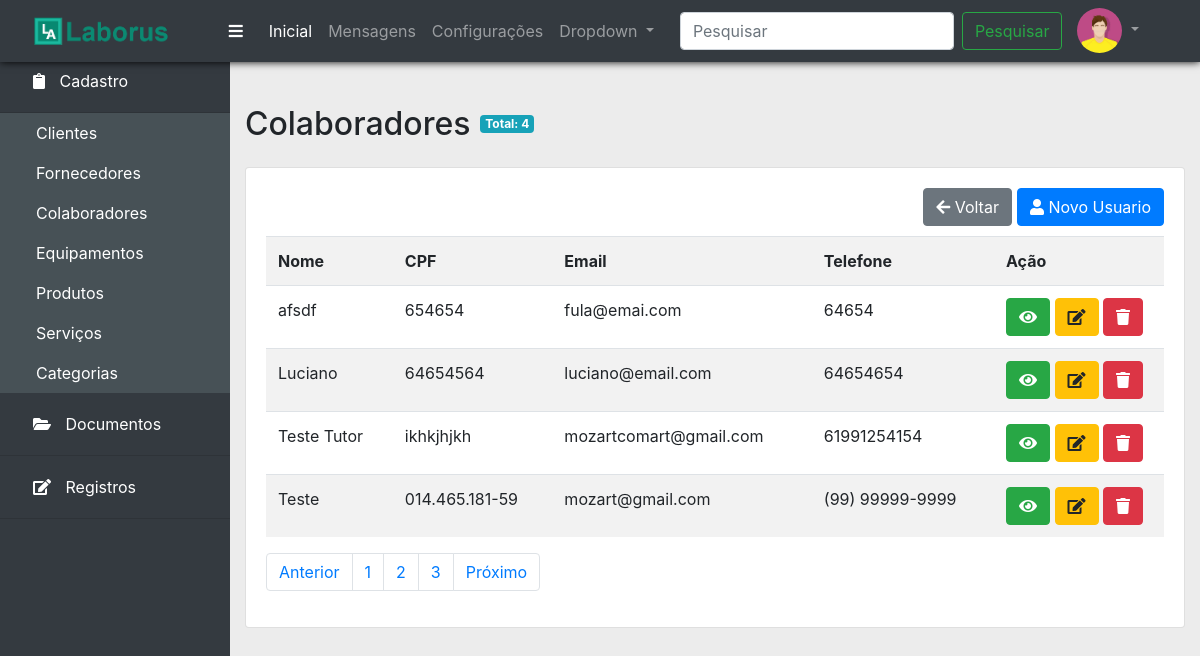
The app's page /colaboradores.php with its own data.
### tables this page shows
CREATE TABLE `colaboradores` (
  `id` int NOT NULL AUTO_INCREMENT,
  `nome` varchar(75) NOT NULL,
  `cpf` varchar(14) NOT NULL,
  `email` varchar(150) NOT NULL,
  `telefone` varchar(15) DEFAULT NULL,
  `cep` varchar(45) DEFAULT NULL,
  `logradouro` varchar(150) DEFAULT NULL,
  `numero` varchar(45) DEFAULT NULL,
  `complemento` varchar(150) DEFAULT NULL,
  `bairro` varchar(100) DEFAULT NULL,
  `cidade` varchar(100) DEFAULT NULL,
  `estado` varchar(2) DEFAULT NULL,
  `senha` varchar(64) DEFAULT NULL,
  PRIMARY KEY (`id`)
);

### colaboradores.php (the view, shortened to what this page needs)
<?php
include_once('bd/conexao.php');
include_once('layout/header.php');
include_once('layout/menu.php');
include_once('layout/sidebar.php');
$sql = "SELECT * FROM colaboradores;";
$qr = mysqli_query($conexao, $sql);
$colaboradores = mysqli_fetch_all($qr, MYSQLI_ASSOC);
?>
<div class="col">
<h2 class="titulo">Colaboradores</h2>
<span class="badge badge-info totais">Total: <?php echo count($colaboradores); ?></span>
  <div class="card">
    <div class="card-body">
      <a href="form_usuario.php" class="btn btn-primary" style="float: right">
        <i class="fas fa-user"></i> Novo Usuario
      </a>
      <a href="javascript:history.back(-1)" class="btn btn-secondary voltar">
        <i class="fas fa-arrow-left"></i> Voltar
      </a>
      <br />
      <br />
      <table class="table table-striped table-hover">
        <tr>
          <th>Nome</th>
          <th>CPF</th>
          <th>Email</th>
          <th>Telefone</th>
          <th class="acao">Ação</th>
        </tr>
        <?php foreach($colaboradores as $chave => $colaborador): ?>
        <tr>
          <td><?= $colaborador['nome'] ?></td>
          <td><?= $colaborador['cpf'] ?></td>
          <td><?= $colaborador['email'] ?></td>
          <td><?= $colaborador['telefone'] ?></td>
          <td>
            <a href="#" class="btn btn-success">
              <i class="fas fa-eye"></i>
            </a>
            <a href="#" class="btn btn-warning">
              <i class="fas fa-edit"></i>
            </a>
            <a href="gerencia_colaboradores.php?id=<?php echo $colaborador['id']; ?>&acao=deletar" class="btn btn-danger" onclick="return confirm('Deseja realmente deletar?')">
              <i class="fas fa-trash"></i>
            </a>
          </td>
        </tr>
      <?php endforeach; ?>
      </table>
      <nav aria-label="Navegação de página exemplo" class="pagination">
        <ul class="pagination">
          <li class="page-item"><a class="page-link" href="#">Anterior</a></li>
          <li class="page-item"><a class="page-link" href="#">1</a></li>
          <li class="page-item"><a class="page-link" href="#">2</a></li>
          <li class="page-item"><a class="page-link" href="#">3</a></li>
          <li class="page-item"><a class="page-link" href="#">Próximo</a></li>
        </ul>
      </nav>
    </div>
  </div>
</div>
</div>
<?php
include_once('layout/footer.php');
?>

### css/estilo.css (style rules this page uses)
html,body { height:100%; }
body { background: #ececec; }
.content h2 { margin-bottom: 1.5rem; }
.acao { width: 170px; }
.voltar { float: right; margin-right: 5px; }
.totais { position: relative; margin: 10px; }
.titulo { float: left; }

### records on screen
colaboradores: nome "afsdf", cpf "654654", email "fula@emai.com", telefone "64654"
colaboradores: nome "Luciano", cpf "64654564", email "luciano@email.com", telefone "64654654"
colaboradores: nome "Teste Tutor", cpf "ikhkjhjkh", email "mozartcomart@gmail.com", telefone "61991254154"
colaboradores: nome "Teste", cpf "014.465.181-59", email "mozart@gmail.com", telefone "(99) 99999-9999"

### other values on screen
$menu['item'] "Cadastro"
$subitem['nome'] "Clientes"
$subitem['nome'] "Fornecedores"
$subitem['nome'] "Colaboradores"
$subitem['nome'] "Equipamentos"
$subitem['nome'] "Produtos"
$subitem['nome'] "Serviços"
$subitem['nome'] "Categorias"
$menu['item'] "Documentos"
$menu['item'] "Registros"
count($colaboradores) "4"
